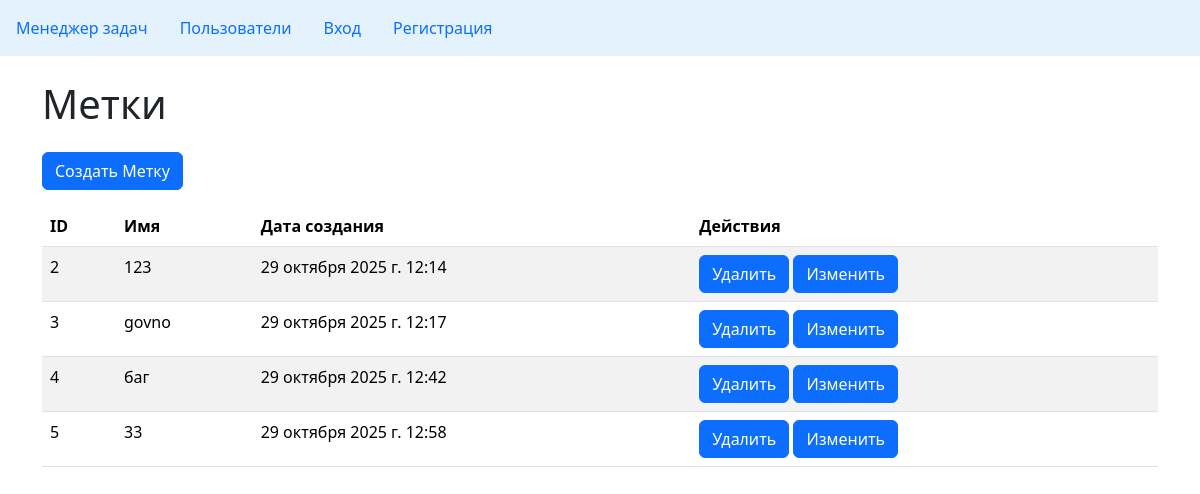
Screenshot of /labels/ with the database file from the repository.
### task_manager/labels/models.py (models this page shows, shortened)
class Labels(models.Model):
    name = models.CharField(max_length=100, unique=True)
    created_at = models.DateTimeField(auto_now_add=True)
    class Meta:
        ordering = ['id']

### task_manager/labels/views.py (the view)
# urls.py: path('', ViewLabels.as_view(), name='labels'),
class ViewLabels(ListView):
    model = Labels
    template_name = 'labels/labels.html'
    context_object_name = 'labels'

### task_manager/templates/labels/labels.html
{% extends "base.html" %}
{% block content %}
<h1>Метки</h1>
<a class="btn btn-primary w-10 mt-3" href="{% url 'create' %}">Создать Метку</a>
<table class="table table-striped mt-3">
    <thead>
    <tr>
        <th>ID</th>
        <th>Имя</th>
        <th>Дата создания</th>
        <th>Действия</th>
    </tr>
    </thead>
    <tbody>
    {% for label in labels %}
    <tr>
        <td>{{label.id}}</td>
        <td>{{label.name}}</td>
        <td>{{label.created_at}}</td>
        <td class="">
            <a class="btn btn-primary" href="{% url 'delete' label.id %}" role="button">Удалить</a>
            <a class="btn btn-primary" href="{% url 'update' label.id %}" role="button">Изменить</a>
        </td>
    </tr>
    {% endfor %}
    </tbody>
</table>
{% endblock %}

### rows the page displays
Labels: id "2", name "123", created_at "29 октября 2025 г. 12:14"
Labels: id "3", name "govno", created_at "29 октября 2025 г. 12:17"
Labels: id "4", name "баг", created_at "29 октября 2025 г. 12:42"
Labels: id "5", name "33", created_at "29 октября 2025 г. 12:58"
